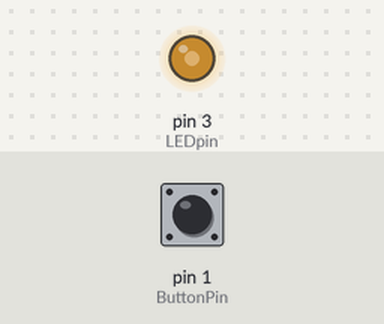
A sketch run on a simulated Arduino Uno, built with avr-gcc and run on an emulated ATmega328P. On the bench: output pins drawn as LEDs (lit = HIGH). The inputs (shaded band) are chosen by the test bench; at power-on: pin 1 (ButtonPin) HIGH.

Above: at 1.2 s.
1.3 s: pin 1 (ButtonPin) pulled LOW for 0.15 s
At 1.37 s:
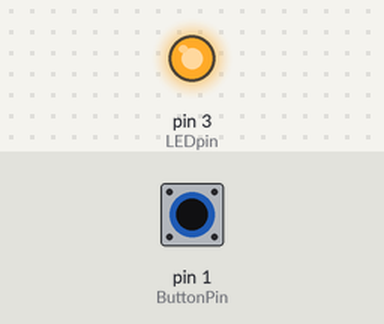
2.9 s: pin 1 (ButtonPin) pulled LOW for 3.2 s
At 6.6 s:
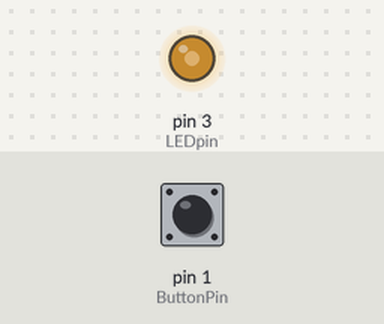
Timing chart, 0 to 8.1 s (numbered marks = the images above; inputs shaded):
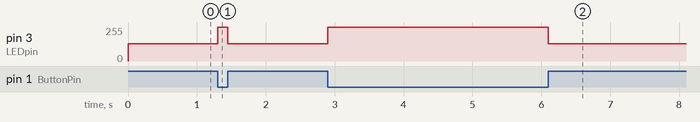

Measured:
- after the input at 1.3 s, pin 3 (LEDpin): 128/255 → 255/255 at once, → 128/255 0.15 s later
- after the input at 2.9 s, pin 3 (LEDpin): 128/255 → 255/255 at once, → 128/255 3.2 s later

The sketch:

Pushbutton_with_Dimmed_LED.ino
```cpp
/*
 * Pushbutton_with_Dimmed_LED.ino
 *
 * https://www.browndoggadgets.com/
 *
 */


// set variable name for a digital input pin
int ButtonPin = 1;

// set variable name for a digital output pin with Pulse Width Modulation
// pins 3, 5, 6, 9, 10, 11 support PWM
int LEDpin = 3;


// the setup runs once at the beginning of the sketch
void setup() {

  // the ButtonPin is set to function as an input with a special built-in pull-up resistor
  pinMode(ButtonPin, INPUT_PULLUP);

  // the LEDpin is set to function as an output
  pinMode(LEDpin, OUTPUT);

}


// the loop runs forever after the setup is complete
void loop() {

  // check if the button is pressed
  if (digitalRead(ButtonPin) == LOW) {
    // set the output pin to a value between 0 and 255
    // 255 should be full brightness
    analogWrite(LEDpin, 255);
  }
  // this happens if the button is not pressed
  else {
    // set the output pin to a value between 0 and 255
    // 128 should be half brightness
    analogWrite(LEDpin, 128);
  }

}
```
